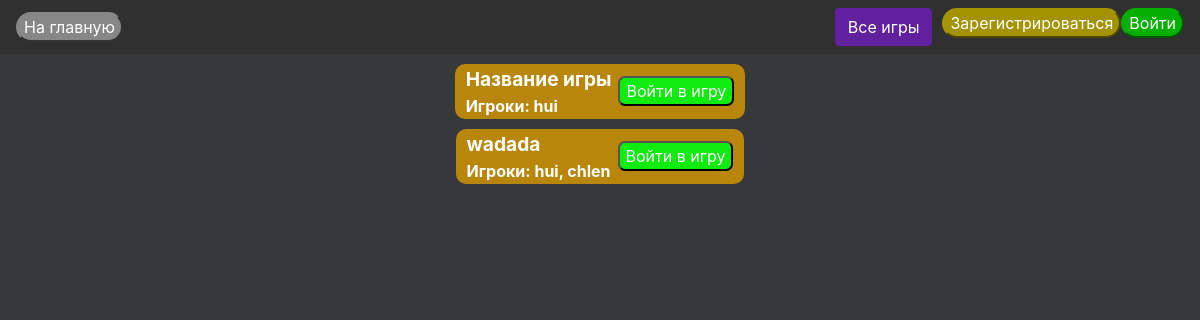
The app's page /home/all_games/, older data.
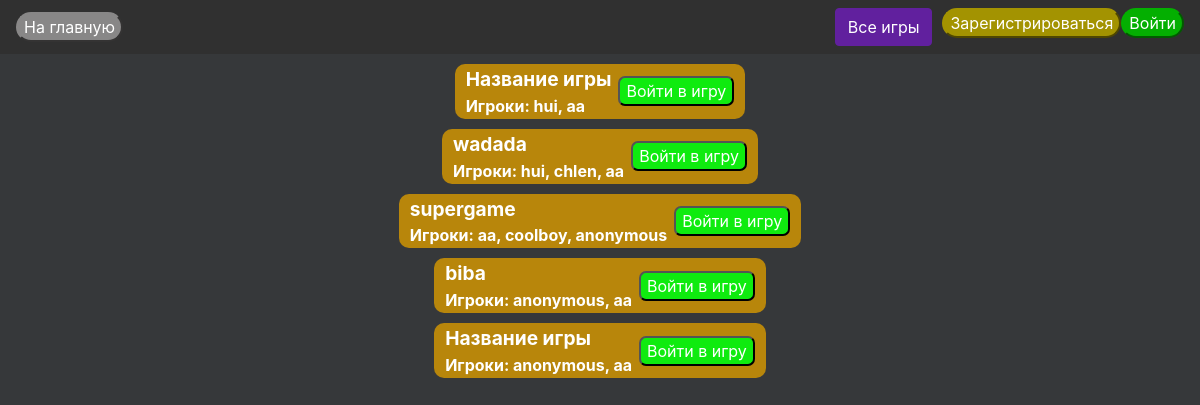
The same page, newer data.
### zavalinka_game/models.py (models this page shows, shortened)
class ZavalinkaGame(models.Model):
    name = models.CharField(max_length=200, default="Игра бебра")
    round = models.IntegerField(default=1)
    rounds = models.IntegerField(default=0)
    status = models.IntegerField(default=True)
    PHASES = ['waiting_for_players', 'writing_definitions', 'choosing_definition', 'round_results', 'endscreen']
    phase = models.CharField(max_length=100, default=PHASES[0])
    last_ask = models.ForeignKey('ZavalinkaWord', default=1, on_delete=models.PROTECT)

### zavalinka_game/views.py (the view)
# urls.py: path('all_games/', views.AllGamesView.as_view(), name='all_games'),
class AllGamesView(TemplateView):
    def get(self, request):
        games = ZavalinkaGame.objects.exclude(phase__exact='endscreen')
        context = {"games": [(game, {"users_str": ", ".join([str(user_in_game.user.user.username) for user_in_game in game.users.all()])}) for game in games]}
        return render(request, 'zavalinka_game/all_games.html', context=context)

### zavalinka_game/templates/zavalinka_game/all_games.html (shortened to what this page needs)
{% extends 'base.html' %}
{% load static %}
{% block header %}
    <link href="{% static 'zavalinka_game/all_games.css' %}" rel="stylesheet" type="text/css">
{% endblock %}
{% block content %}
    {% for game, addit in games %}
        <div class="game-containter">
            <div class="game-container-inner">
                <table>
                    <tr>
                        <th>
                            <big>{{ game.name }}</big> <br>
                            Игроки: {{ addit.users_str }}
                        </th>
                        <th>
                            <form method='POST' action="{% url 'join_game' %}">
                                <button class='join-game-button' type='submit'> Войти в игру </button>
                            </form>
                        </th>
                    </tr>
                </table>
            </div>
        </div>
    {% endfor %}
{% endblock %}

### templates/base.html (shortened to what this page needs)
{% load static %}
<!DOCTYPE html>
<html lang="en">
  <head>
    <link rel="stylesheet" href="https://cdn.jsdelivr.net/npm/bootstrap@4.0.0/dist/css/bootstrap.min.css">
    <link href="{% static 'base.css' %}" rel="stylesheet" type="text/css">
    {% block header %}
    {% endblock %}
  </head>
  <body>
    <main>
      <div class='main-content-div'>
        <div class='container-fluid navbar header-div'>
          <a class='' href="{% url 'home_page' %}">
            <button class="go-home-button super-button"> На главную </button>
          </a>
          <ul class="nav">
          <li>
            <a href="{% url 'all_games' %}">
              <button class='btn view-all-games-button'> Все игры </button>
            </a>
          </li>
          {% if request.user.is_authenticated  %}
          <li>
            <a href="{% url 'create_game' %}">
              <button class="btn btn-secondary create-game-button" type="button">
                Создать игру
              </button>
            </a>
          </li>
          <li>
            <div class='dropdown'>
              <a href="/home/profile/{{ request.user }}/">
                <button class="btn btn-secondary profile-button" type="button">
                  Профиль
                </button>
              </a>
              <button class="btn profile-button dropdown-toggle btn-secondary dropdown-toggle-split" id='profile_dropdown_button'
                data-toggle="dropdown" aria-haspopup="true" aria-expanded="false"
                type='button'>  </button>
                <div class='dropdown-menu profile-dropdown-menu' aria-labelledby='profile_dropdown_button'>
                  <a class='dropdown-item profile-dropdown-button' href="{% url 'friends_list' %}">
                    <button class="friends-list-button super-button"> Друзья </button>
                  </a>
                  <a class='dropdown-item profile-dropdown-button' href="{% url 'logout' %}">
                    <button class="logout-button super-button"> Выйти </button>
                  </a>
                </div>
            </div>
          </li>
          {% else %}
          <li>
            <div>
              <a href="{% url 'signup' %}">
                <button class='signup-button super-button'> Зарегистрироваться </button>
              </a>
            </div>
          </li>
          <li>
            <div>
              <a class='' href="{% url 'login' %}">
                <button class='login-button super-button' > Войти </button>
              </a>
            </div>
          </li>
          {% endif %}
        </div>
          {% block content %}
          {% endblock %}
    </main>
  </body>
</html>

### static/base.css (style rules this page uses)
body, html, main { width: 100%; height: 100%; }
.super-button { border-radius: 25em; }
.go-home-button { background-color: #888787; border-color: #888787 }
.login-button { background-color: #04af01; border-color: #04af01; }
.signup-button { background-color: #a39301; border-color: #a39301; }
.header-div { float: top; width: 100%; background-color: #303030; margin-bottom: 10px; }
.main-content-div { height: 100%; background-color: #36383a; }
button, big, input, th, table, div { color: white; }
.view-all-games-button { background-color: rgb(97, 32, 158); border-color: rgb(97, 32, 158); margin-right: 10px; }

### zavalinka_game/static/zavalinka_game/all_games.css (style rules this page uses)
.game-containter { margin-left:auto; margin-right:auto; width: max-content; margin-bottom: 4px; margin-top: 4px; background-color: darkgoldenrod; border-radius: 10px; }
.game-container-inner { margin: 10px; }
.join-game-button { border-radius: 7px; background-color: rgb(15, 235, 15); margin-left: 5px; }

Row changes from the older to the newer data that the page shows:
computed for ZavalinkaGame (number 1 of 5 on the later page): users_str "hui" → "hui, aa"
changed ZavalinkaGame "wadada": users_str "hui, chlen" → "hui, chlen, aa"
added ZavalinkaGame: name "supergame", users_str "aa, coolboy, anonymous"
added ZavalinkaGame: name "biba", users_str "anonymous, aa"
added ZavalinkaGame: name "Название игры", users_str "anonymous, aa"
